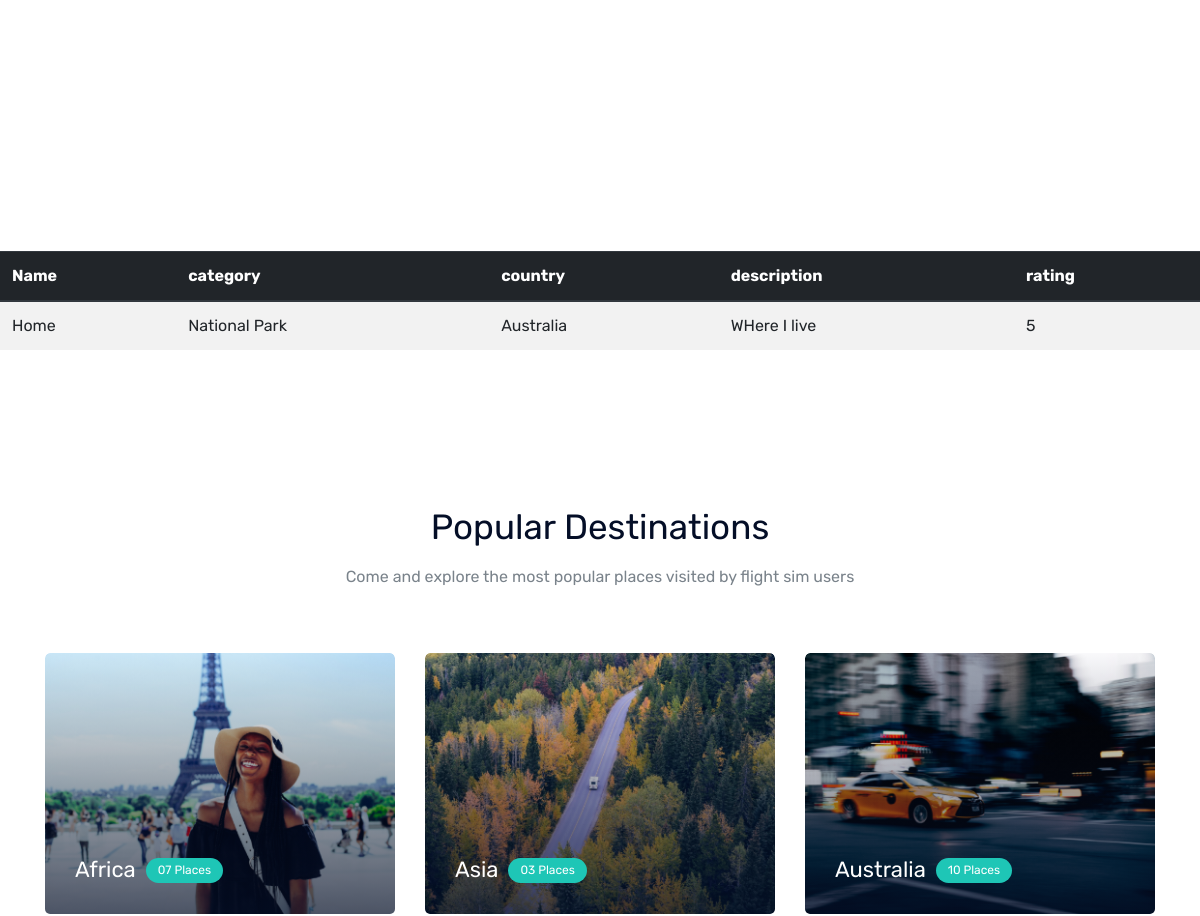
Page /home (middle part) on the earlier database version.
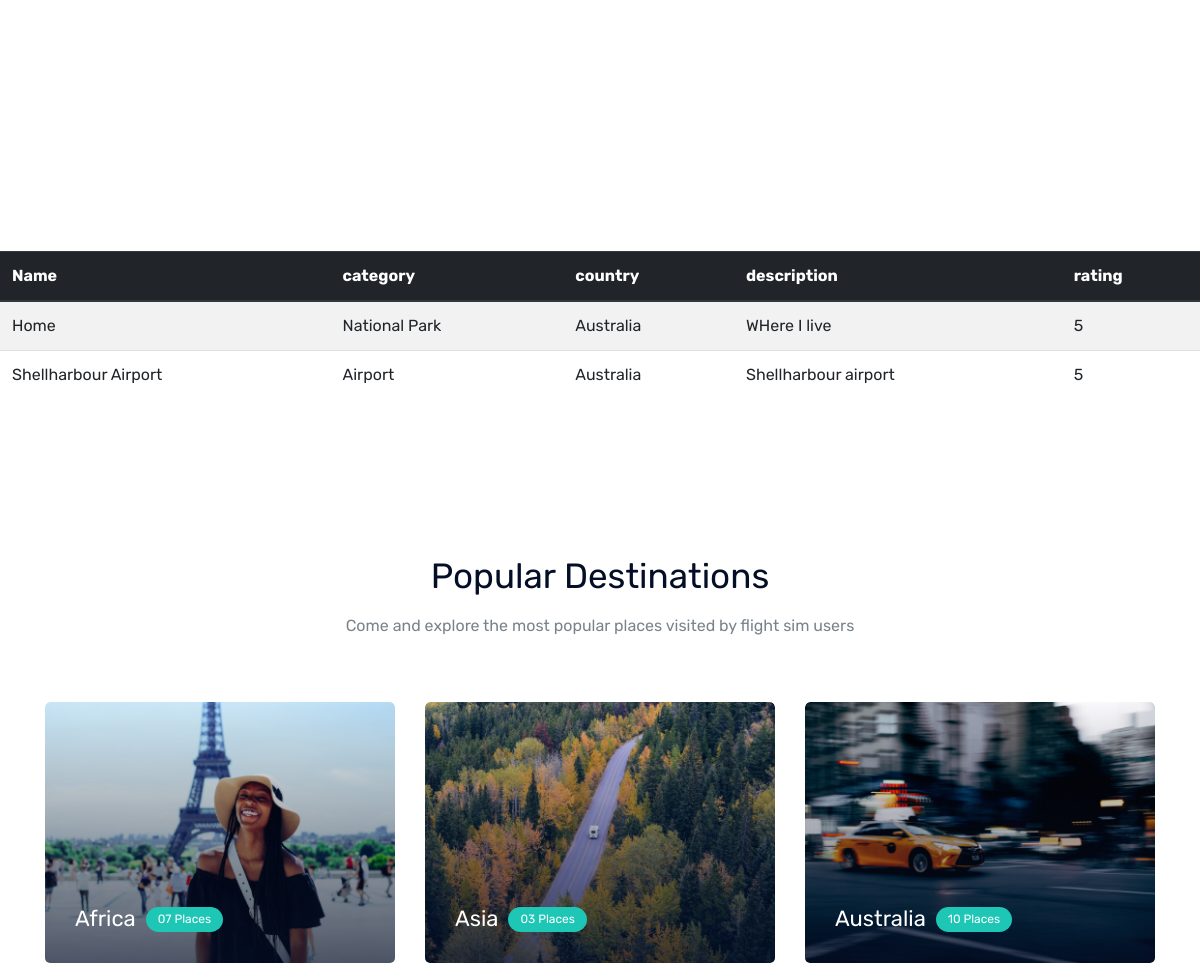
Same page on the later database version.
### flightsimdiscovery/models.py (models this page shows, shortened)
class Pois(db.Model):
    id = db.Column(db.Integer, primary_key=True)
    name = db.Column(db.String(50), unique=True, nullable=False)
    latitude = db.Column(db.FLOAT, unique=False, nullable=False)
    longitude = db.Column(db.FLOAT, unique=False, nullable=False)
    region = db.Column(db.String(20), unique=False, nullable=False)
    country = db.Column(db.String(60), unique=False, nullable=False)
    category = db.Column(db.String(20), unique=False, nullable=False)
    description = db.Column(db.Text, nullable=True)
    nearest_icao_code = db.Column(db.String(4), nullable=True)
    rating = db.Column(db.Integer, nullable=True)
    date_posted = db.Column(db.DateTime, nullable=False, default=datetime.utcnow)

### flightsimdiscovery/routes.py (the view)
@app.route("/")
@app.route("/index")
@app.route("/home")
def home():
    map_data = []
    pois = Pois.query.all()
    for poi in pois:
        data_dic = {}
        data_dic['name'] = poi.name
        data_dic['category'] = poi.category
        data_dic['country'] = poi.country
        data_dic['description'] = poi.description
        data_dic['rating'] = poi.rating
        data_dic['icon'] = '/static/img/marker/map-mark.png'
        data_dic['lat'] = poi.latitude
        data_dic['lng'] = poi.longitude
        map_data.append(data_dic)
    print(map_data, file=sys.stdout)
    return render_template("home.html", pois=map_data)

### flightsimdiscovery/templates/home.html (shortened to what this page needs)
{% extends "base.html" %}
{% block content %}
    <br />
    <br />
    <div id="google_map" class="google_map_area">
      <div class="">
        <div class="d-sm-block pb-4">
          <div
            id="map"
            style="
              width: 100%;
              height: 1020px;
              position: relative;
              overflow: hidden;
            "
          ></div>
        </div>
      </div>
    </div>
    <br>
    <div class="db_table_area">
        <table class="table table-striped ">
          <thead class="thead-dark">
            <tr>
              <th scope="col">Name</th>
              <th scope="col">category</th>
              <th scope="col">country</th>
              <th scope="col">description</th>
              <th scope="col">rating</th>
            </tr>
          </thead>
          <tbody>
            {% for poi in pois %}
            <tr>
              <td>{{poi.name}}</td>
              <td>{{poi.category}}</td>
              <td>{{poi.country}}</td>
              <td>{{poi.description}}</td>
              <td>{{poi.rating}}</td>
            </tr>
            {% endfor %}
          </tbody>
        </table>
    </div>
    <div class="popular_destination_area">
      <div class="container">
        <div class="row justify-content-center">
          <div class="col-lg-6">
            <div class="section_title text-center mb_70">
              <h3>Popular Destinations</h3>
              <p>
                Come and explore the most popular places visited by flight sim
                users
              </p>
            </div>
          </div>
        </div>
        <div class="row">
          <div class="col-lg-4 col-md-6">
            <div class="single_destination">
              <div class="thumb">
                <img src="static/img/destination/Africa.png" alt="" />
              </div>
              <div class="content">
                <p class="d-flex align-items-center">
                  Africa <a href="travel_destination.html"> 07 Places</a>
                </p>
              </div>
            </div>
          </div>
          <div class="col-lg-4 col-md-6">
            <div class="single_destination">
              <div class="thumb">
                <img src="static/img/destination/Asia.png" alt="" />
              </div>
              <div class="content">
                <p class="d-flex align-items-center">
                  Asia <a href="travel_destination.html"> 03 Places</a>
                </p>
              </div>
            </div>
          </div>
          <div class="col-lg-4 col-md-6">
            <div class="single_destination">
              <div class="thumb">
                <img src="static/img/destination/Australia.png" alt="" />
              </div>
              <div class="content">
                <p class="d-flex align-items-center">
                  Australia<a href="travel_destination.html"> 10 Places</a>
                </p>
              </div>
            </div>
          </div>
        </div>
      </div>
    </div>
{% endblock content %}

### flightsimdiscovery/templates/base.html (shortened to what this page needs)
<!DOCTYPE html>
<html class="no-js" lang="zxx">
  <head>
    <link rel="stylesheet" href="{{ url_for('static', filename='/css/bootstrap.min.css') }}">
    <link rel="stylesheet" href="{{ url_for('static', filename='/css/owl.carousel.min.css') }}">
    <link rel="stylesheet" href="{{ url_for('static', filename='/css/magnific-popup.css') }}">
    <link rel="stylesheet" href="{{ url_for('static', filename='/css/themify-icons.css') }}">
    <link rel="stylesheet" href="{{ url_for('static', filename='/css/nice-select.css') }}">
    <link rel="stylesheet" href="{{ url_for('static', filename='/css/flaticon.css') }}">
    <link rel="stylesheet" href="{{ url_for('static', filename='/css/gijgo.css') }}">
    <link rel="stylesheet" href="{{ url_for('static', filename='/css/animate.css') }}">
    <link rel="stylesheet" href="{{ url_for('static', filename='/css/slick.css') }}">
    <link rel="stylesheet" href="{{ url_for('static', filename='/css/slicknav.css') }}">
    <link
      rel="stylesheet"
      href="https://ajax.googleapis.com/ajax/libs/jqueryui/1.11.2/themes/smoothness/jquery-ui.css"
    />
    <link rel="stylesheet" href="{{ url_for('static', filename='/css/style.css') }}">
  </head>
  <body>
    {% block content %}{% endblock %}
  </body>
</html>

Differences in the rows shown:
added Pois: name "Shellharbour Airport", category "Airport", country "Australia", description "Shellharbour airport", rating "5"
